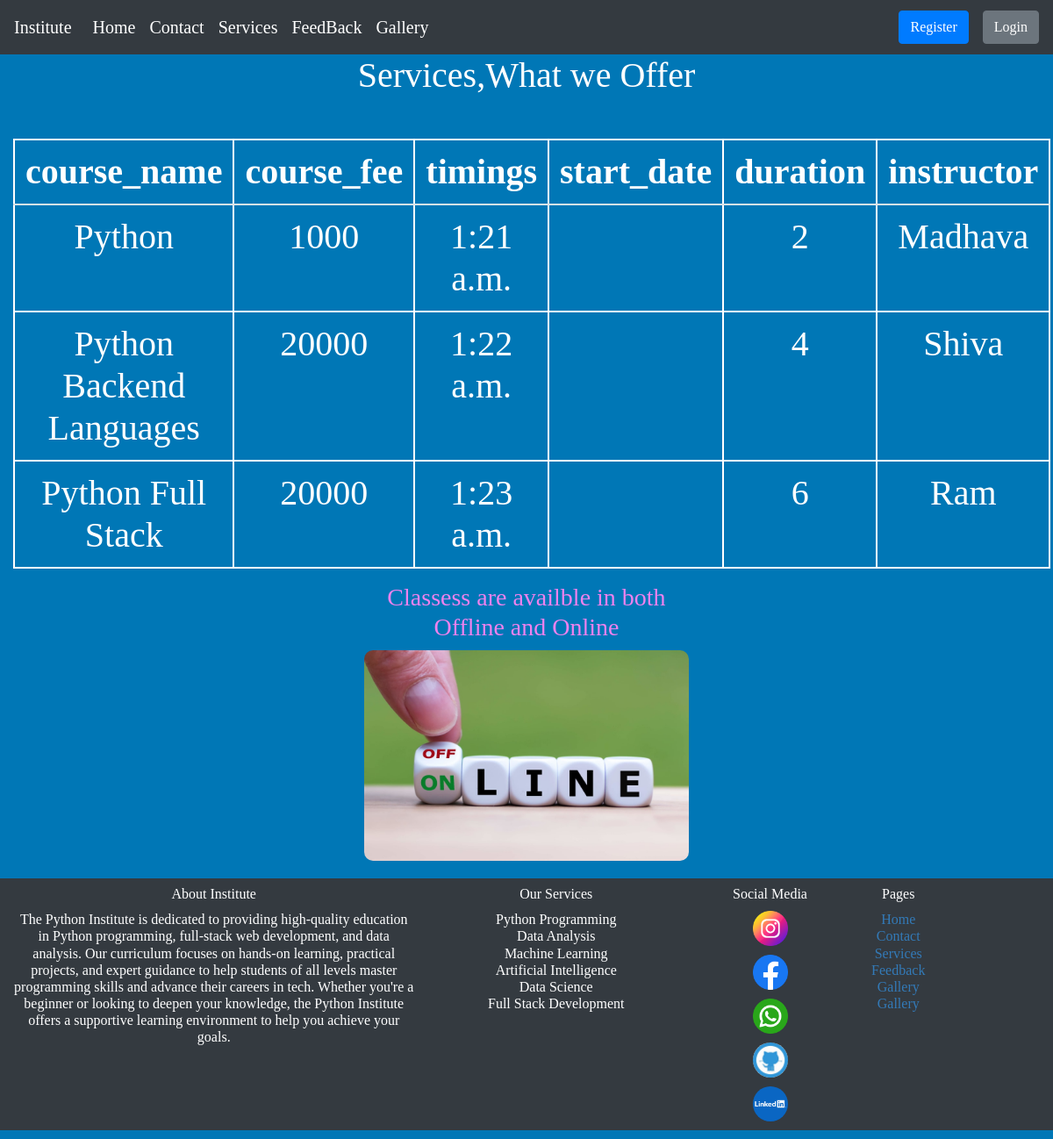
Page /services/ on the committed database.
### projectapp/models.py (models this page shows)
class CourseDetails(models.Model):
  course_name = models.CharField(max_length=100)
  course_fee = models.IntegerField()
  timings = models.TimeField()
  start_date = models.DateField()
  duration = models.IntegerField()
  instructor = models.CharField(max_length=100)

### projectapp/views.py (the view)
# urls.py: path('services/', views.services,name="services"),
def services(request):
  courses = CourseDetails.objects.all()
  return render(request,'services.html' ,{'courses':courses})

### templates/services.html (shortened to what this page needs)
{% extends 'base.html' %}
{% block head %}
    Services,What we Offer
  {% endblock %}
{% block nth%}
{% load static %}
<link rel="stylesheet" href="{% static '../static/style.css' %}">
<div class="container-fluid">
  <div class="row">
    <div class="col-md-12">
      <table class = "table mt-5">
        <thead>
          <tr>
            <th>course_name</th>
            <th>course_fee</th>
            <th>timings</th>
            <th>start_date</th>
            <th>duration</th>
            <th>instructor</th>
          </tr>
        </thead>
        <tbody>
          {% for i in courses %}
            <tr>
              <td>{{i.course_name}}</td>
              <td>{{i.course_fee}}</td>
              <td>{{i.timings}}</td>
              <td>{{i.start_datem}}</td>
              <td>{{i.duration}}</td>
              <td>{{i.instructor}}</td>
            </tr>
          {% endfor %}
        </tbody>
      </table>
    </div>
  </div>
</div>
<div class="container-fluid row offset-4 col-md-4">
  <h3 style="color: violet;">Classess are availble in both Offline and Online</h3>
  <img style="border-radius:10px;" src="{% static '../static/images/onoff.jpg' %}" alt="">
</div>
{% endblock %}

### templates/base.html (shortened to what this page needs)
{% load static %}
<!DOCTYPE html>
<html lang="en">
<head>
  <link rel="stylesheet" href="{% static '../static/style.css' %}">
    {% include "cdnlines.html" %}
</head>
<body>
  {% include 'navbar.html' %}
  <h1 class="text-center">
  {% block head %}{% endblock %}
  {% block nth %}
  {% endblock %}
  <footer  class="bg-dark text-white fs-5">
    <div class="container-fluid row col-md-12">
      <div class="col-md-5 fs-3">
        <h3 class="mt-2">About Institute</h3>
        <p style="font-size: 1.5rem;">The Python Institute is dedicated to providing high-quality education in Python programming, full-stack web development, and data analysis. Our curriculum focuses on hands-on learning, practical projects, and expert guidance to help students of all levels master programming skills and advance their careers in tech. Whether you're a beginner or looking to deepen your knowledge, the Python Institute offers a supportive learning environment to help you achieve your goals.</p>
      </div>
      <div class="col-md-3 m-0" style="font-size: 1rem;">
        <h3 class="mt-2">Our Services</h3>
        <ol>
          <li>Python Programming</li>
          <li>Data Analysis</li>
          <li>Machine Learning</li>
          <li>Artificial Intelligence</li>
          <li>Data Science</li>
          <li>Full Stack Development</li>
        </ol>
      </div>
      <div class="col-md-2 ">
        <h3 class="mt-2">Social Media</h3>
        <li>
          <a href="https://www.instagram.com/madhava___reddy/">
            <img   src="{% static '../static/images/instagram.png' %}" alt="My image">
          </a>
        </li>
        <li>
          <a href="https://www.facebook.com/"><img src="{% static '../static/images/facebook.png' %} " alt="facebook"></a>
        </li>
        <li>
          <a href="https://web.whatsapp.com/"><img src=" {% static '../static/images/whatsapp.png' %}" alt="whatsapp"></a>
        </li>
        <li>
          <a href="https://github.com/madhavareddyrb/instituteproject"> <img style='border-radius:20px' src="{% static '../static/images/github.jpg' %}" alt="github"></a>
        </li>
        <li>
          <a href="https://www.linkedin.com/in/madhavareddyrb/"><img style='border-radius:20px' src="{% static '../static/images/linkedin-big-logo.png' %}" alt="linkedin"></a>
        </li>
      </div>
      <div class="col-md-1">
        <h3 class="mt-2">Pages</h3>
        <a href="{% url 'home' %}">Home</a>
        <a href="{% url 'contact' %}">Contact</a>
        <a href="{% url 'services'%}">Services</a>
        <a href="{% url 'feedback' %}">Feedback</a>
        <a href="http://127.0.0.1:8000/gallery">Gallery</a>
        <a href="{% url 'gallery' %'}">Gallery</a>
      </div>
    </div>
  </footer>
</body>
</html>

### templates/cdnlines.html (shortened to what this page needs)
<link rel="stylesheet" href="https://cdn.jsdelivr.net/npm/bootstrap@4.6.2/dist/css/bootstrap.min.css">

### templates/navbar.html (shortened to what this page needs)
 {% load static %}
<!DOCTYPE html>
<html lang="en">
<head>
  <link rel="stylesheet" href="{% static 'css/style.css' %}">
</head>
<body >
  {% include 'cdnlines.html' %}
  <nav  class="navbar navbar-expand-lg navbar-light bg-dark">
    <a class="navbar-brand text-white " href="{% url 'mainpage' %}">Institute</a>
    <div class="collapse navbar-collapse" id="navbarNav">
      <ul class="navbar-nav text-white">
        <li class="nav-item active">
          <a class="nav-link text-white" href="{% url 'home' %}">Home</a>
        </li>
        <li class="nav-item">
          <a class="nav-link text-white" href="{% url 'contact'%}">Contact</a>
        </li>
        <li class="nav-item">
          <a class="nav-link text-white" href="{% url 'services'%}">Services</a>
        </li>
        <li class="nav-item">
          <a class="nav-link text-white" href="{% url 'feedback' %}">FeedBack</a>
        </li>
        <li class="nav-item">
          <a class="nav-link text-white" href="{% url 'gallery' %}">Gallery</a>
        </li>
      </ul>
    </div>
        {% if user.is_authenticated %}
            <a class="mr-3 btn btn-secondary">{{ user.username}}</a>
            <a class="btn btn-danger" href="{% url 'logout' %}">Logout</a>
        {% else %}
            <a class="btn btn-primary mr-3" href="{% url 'register' %}">Register</a>
            <a class=" btn btn-secondary" href="{% url 'login' %}">Login</a></li>
        {% endif %}
  </nav>
</body>
</html>

### static/style.css (style rules this page uses)
* { box-sizing: border-box; margin: 0; padding: 0; }
body { font-family: Arial, sans-serif; background-color: #0077b6; color:#fff; font-family: serif; box-sizing: border-box; font-size: 20px; }
footer * { font-size: 1rem !important; }
h1, h2, h3, h4, h5, h6 { color: #fff; margin-bottom: 10px; }
p { margin-bottom: 20px; }
a { text-decoration: none; color: #337ab7; }
img { max-width: 100%; height: auto; margin: 0 auto; }

### templates/services.html (style rules this page uses)
tr,td,th,thead { color:#fff; border:2px solid white; }

### templates/base.html (style rules this page uses)
footer { margin-top:20px; margin-bottom:0; }
footer img { width:40px; height:40px; margin-bottom: 10px; }
footer li { align-items:center; justify-content:center; list-style:none; }

### rows in the picture
CourseDetails: course_name "Python", course_fee "1000", timings "1:21 a.m.", duration "2", instructor "Madhava"
CourseDetails: course_name "Python Backend Languages", course_fee "20000", timings "1:22 a.m.", duration "4", instructor "Shiva"
CourseDetails: course_name "Python Full Stack", course_fee "20000", timings "1:23 a.m.", duration "6", instructor "Ram"
